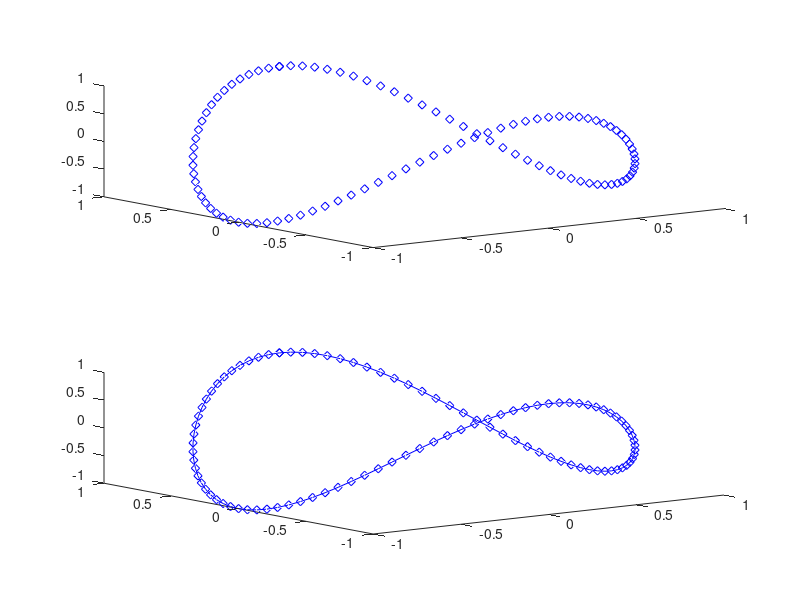

This figure's MATLAB source:
t = 0:0.02*pi:2*pi; 

x = sin(t);
y = cos(t); 
z = cos(2*t); 

figure; 

subplot(2,1,1); 
plot3(x,y,z,'bd'); 

subplot(2,1,2); 
plot3(x,y,z,'b-',x,y,z,'bd');